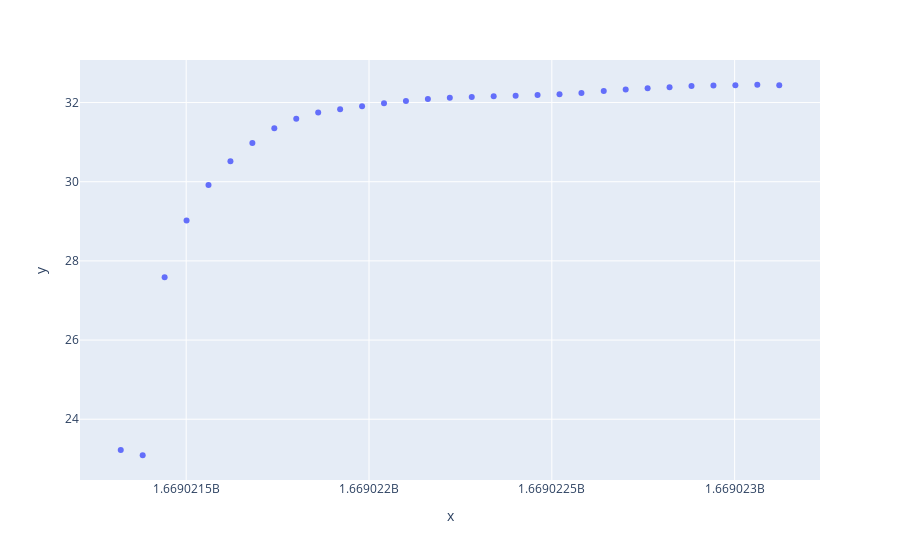

Notebook code for this chart:
### Code cell
px.scatter(x= tmp_cor['time'], y = tmp_cor['tmp'])

### Figure 1 — Plotly figure (JSON) as saved in the notebook; plotly's stock layout.template omitted (floating-point values rounded to 4 significant figures)
{"data": [{"hovertemplate": "x=%{x}<br>y=%{y}<extra></extra>", "legendgroup": "", "marker": {"color": "#636efa", "symbol": "circle"}, "mode": "markers", "name": "", "orientation": "v", "showlegend": false, "type": "scatter", "x": [1669021321, 1669021381, 1669021441, 1669021501, 1669021561, 1669021621, 1669021681, 1669021741, 1669021801, 1669021861, 1669021921, 1669021981, 1669022041, 1669022101, 1669022161, 1669022221, 1669022281, 1669022341, 1669022401, 1669022461, 1669022521, 1669022581, 1669022642, 1669022702, 1669022762, 1669022822, 1669022882, 1669022942, 1669023002, 1669023062, 1669023122], "xaxis": "x", "y": [23.22, 23.09, 27.59, 29.02, 29.92, 30.52, 30.98, 31.35, 31.59, 31.75, 31.83, 31.91, 31.98, 32.04, 32.09, 32.12, 32.14, 32.16, 32.17, 32.19, 32.21, 32.24, 32.29, 32.33, 32.36, 32.39, 32.42, 32.43, 32.44, 32.45, 32.44], "yaxis": "y"}], "layout": {"legend": {"tracegroupgap": 0}, "margin": {"t": 60}, "xaxis": {"anchor": "y", "domain": [0, 1], "title": {"text": "x"}}, "yaxis": {"anchor": "x", "domain": [0, 1], "title": {"text": "y"}}}}
